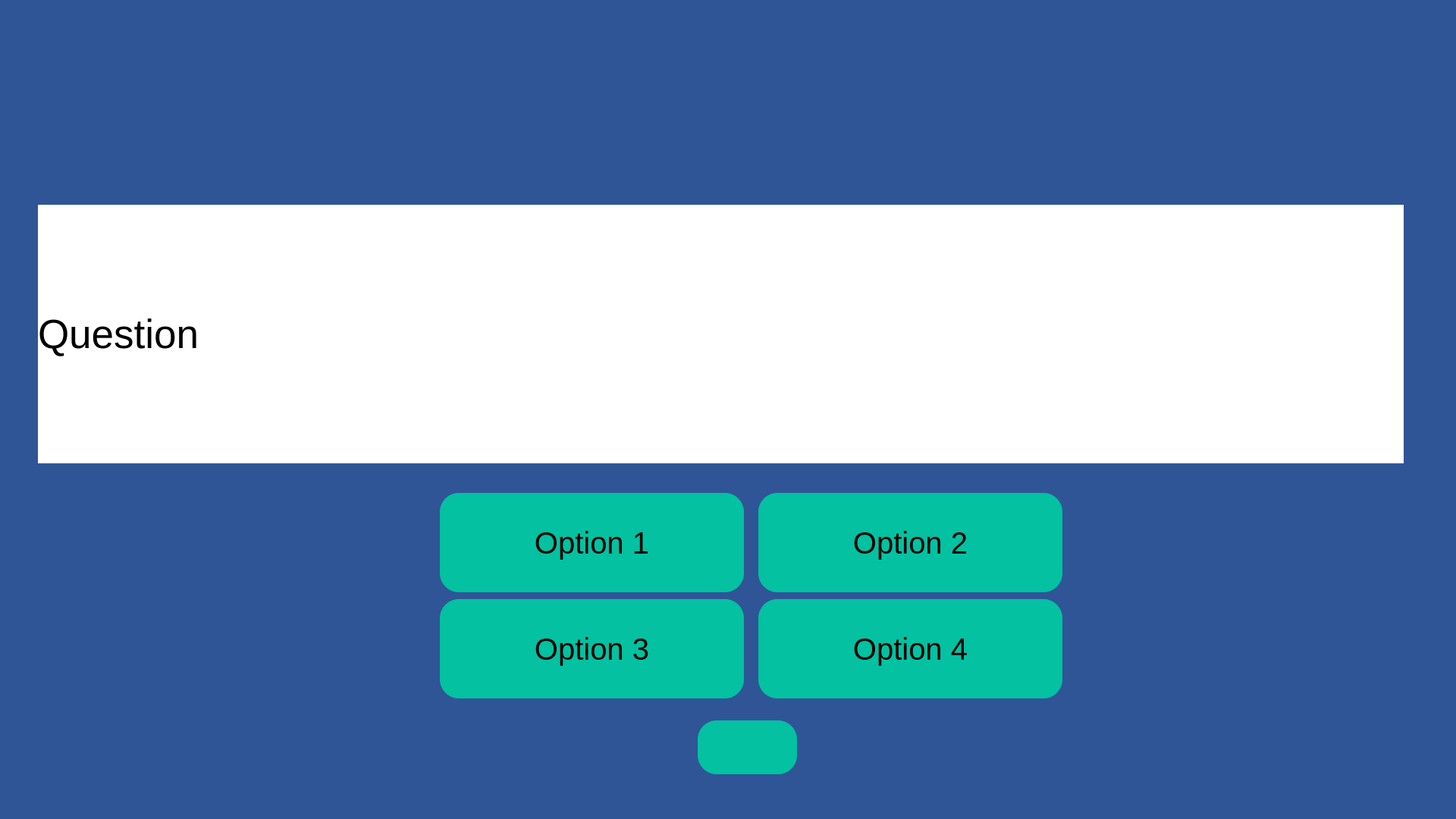
<?xml version="1.0" encoding="UTF-8"?>
<ui version="4.0">
 <class>QuizScreen</class>
 <widget class="QMainWindow" name="QuizScreen">
  <property name="geometry">
   <rect>
    <x>0</x>
    <y>0</y>
    <width>1920</width>
    <height>1080</height>
   </rect>
  </property>
  <property name="maximumSize">
   <size>
    <width>1920</width>
    <height>1080</height>
   </size>
  </property>
  <property name="windowTitle">
   <string>MainWindow</string>
  </property>
  <property name="styleSheet">
   <string notr="true">background-color: rgb(47, 85, 151);</string>
  </property>
  <widget class="QWidget" name="centralwidget">
   <widget class="QPushButton" name="option1Button">
    <property name="geometry">
     <rect>
      <x>580</x>
      <y>650</y>
      <width>401</width>
      <height>131</height>
     </rect>
    </property>
    <property name="font">
     <font>
      <pointsize>30</pointsize>
     </font>
    </property>
    <property name="styleSheet">
     <string notr="true">background-color: rgb(3, 193, 161);
border-radius: 25px;</string>
    </property>
    <property name="text">
     <string>Option 1</string>
    </property>
   </widget>
   <widget class="QPushButton" name="option2Button">
    <property name="geometry">
     <rect>
      <x>1000</x>
      <y>650</y>
      <width>401</width>
      <height>131</height>
     </rect>
    </property>
    <property name="font">
     <font>
      <pointsize>30</pointsize>
     </font>
    </property>
    <property name="styleSheet">
     <string notr="true">background-color: rgb(3, 193, 161);
border-radius: 25px;</string>
    </property>
    <property name="text">
     <string>Option 2</string>
    </property>
   </widget>
   <widget class="QPushButton" name="option3Button">
    <property name="geometry">
     <rect>
      <x>580</x>
      <y>790</y>
      <width>401</width>
      <height>131</height>
     </rect>
    </property>
    <property name="font">
     <font>
      <pointsize>30</pointsize>
     </font>
    </property>
    <property name="styleSheet">
     <string notr="true">background-color: rgb(3, 193, 161);
border-radius: 25px;</string>
    </property>
    <property name="text">
     <string>Option 3</string>
    </property>
   </widget>
   <widget class="QPushButton" name="option4Button">
    <property name="geometry">
     <rect>
      <x>1000</x>
      <y>790</y>
      <width>401</width>
      <height>131</height>
     </rect>
    </property>
    <property name="font">
     <font>
      <pointsize>30</pointsize>
     </font>
    </property>
    <property name="styleSheet">
     <string notr="true">background-color: rgb(3, 193, 161);
border-radius: 25px;</string>
    </property>
    <property name="text">
     <string>Option 4</string>
    </property>
   </widget>
   <widget class="QPushButton" name="homeButton">
    <property name="geometry">
     <rect>
      <x>920</x>
      <y>950</y>
      <width>131</width>
      <height>71</height>
     </rect>
    </property>
    <property name="font">
     <font>
      <pointsize>30</pointsize>
     </font>
    </property>
    <property name="styleSheet">
     <string notr="true">background-color: rgb(3, 193, 161);
border-radius: 25px;</string>
    </property>
    <property name="text">
     <string/>
    </property>
    <property name="icon">
     <iconset>
      <normaloff>Developer/Swansea Uni/Project/Code/home-solid.svg</normaloff>Developer/Swansea Uni/Project/Code/home-solid.svg</iconset>
    </property>
    <property name="iconSize">
     <size>
      <width>40</width>
      <height>50</height>
     </size>
    </property>
   </widget>
   <widget class="QLabel" name="questionLabel">
    <property name="geometry">
     <rect>
      <x>50</x>
      <y>270</y>
      <width>1801</width>
      <height>341</height>
     </rect>
    </property>
    <property name="font">
     <font>
      <pointsize>40</pointsize>
     </font>
    </property>
    <property name="styleSheet">
     <string notr="true">background-color: white;</string>
    </property>
    <property name="text">
     <string>Question</string>
    </property>
   </widget>
   <widget class="QLabel" name="label">
    <property name="geometry">
     <rect>
      <x>650</x>
      <y>10</y>
      <width>631</width>
      <height>231</height>
     </rect>
    </property>
    <property name="text">
     <string/>
    </property>
    <property name="pixmap">
     <pixmap>Developer/Swansea Uni/Project/Code/quiz title.png</pixmap>
    </property>
    <property name="scaledContents">
     <bool>true</bool>
    </property>
   </widget>
  </widget>
  <widget class="QMenuBar" name="menubar">
   <property name="geometry">
    <rect>
     <x>0</x>
     <y>0</y>
     <width>1920</width>
     <height>22</height>
    </rect>
   </property>
  </widget>
  <widget class="QStatusBar" name="statusbar"/>
 </widget>
 <resources/>
 <connections/>
</ui>
